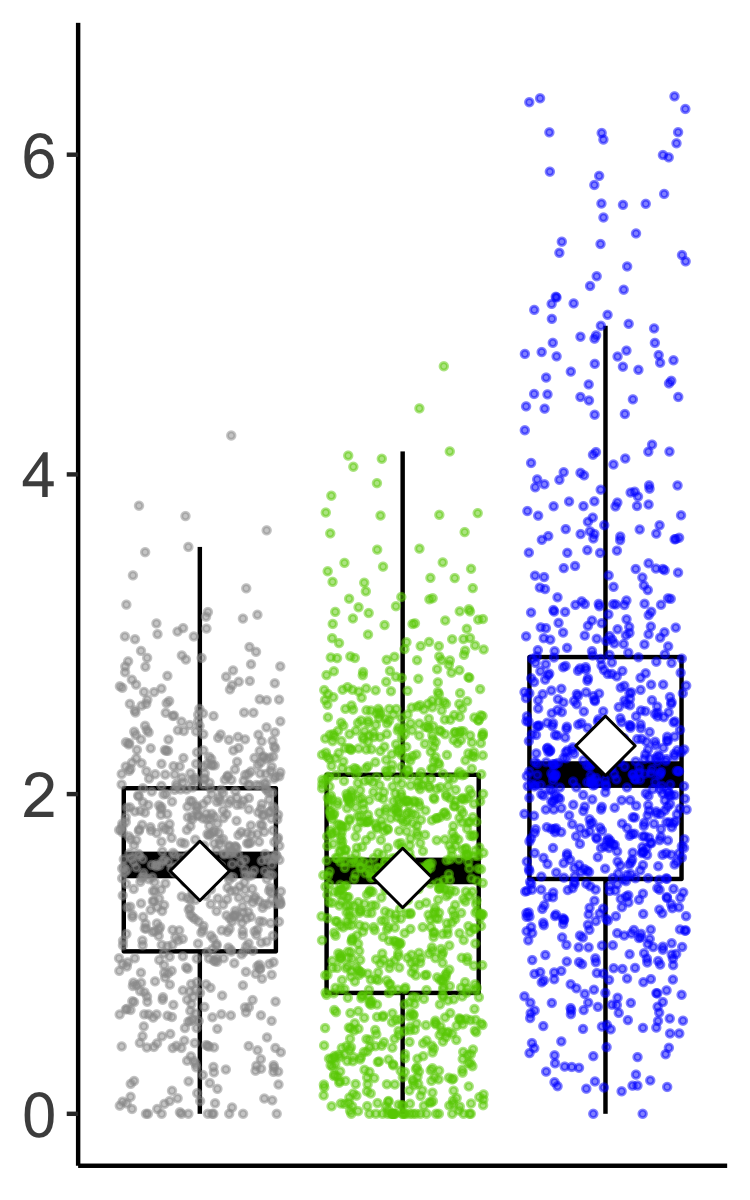

Recreate this plot in R.
#Figure3f

################################################
library(SingleCellExperiment)
library(ggplot2)
library(SingCellaR)
load(file = "../../../Sources/preleukemic.integration.revised.rdata")
################################################
object<-preleukemic.integration
######################################
#enrichment analysis GSVA
# 
normalized.umi<-get_normalized_umi(object)

genes.wnt<-c("ADAM17","AXIN1","AXIN2","CCND2","CSNK1E","CTNNB1","CUL1","DKK1",
        "DKK4","DLL1","DVL2","FRAT1","FZD1","FZD8","GNAI1","HDAC11",
        "HDAC2","HDAC5","HEY1","HEY2","JAG1","JAG2","KAT2A","LEF1","MAML1","MYC","NCOR2","NCSTN","NKD1",
        "NOTCH1","NOTCH4","NUMB","PPARD","PSEN2","PTCH1","RBPJ","SKP2","TCF7","TP53","WNT1","WNT5B","WNT6")

genes<-as.character(genes.wnt)

exprs<-as.matrix(normalized.umi[rownames(normalized.umi) %in% genes,])

#####
MM<-Matrix::colMeans(exprs)
MM.f<-data.frame(score=MM)
colnames(MM.f)<-c("Wnt_signalling_score")
MM2<-subset(MM.f,rownames(MM.f) %in% [email redacted]$Cell)
#####
rownames([email redacted])<-[email redacted]$Cell
my.matrix<-merge([email redacted],MM2,by="row.names")

my.matrix$order<-my.matrix$genotype.classification
my.matrix$order[my.matrix$genotype.classification=="preleukemic"]<-3
my.matrix$order[my.matrix$genotype.classification=="MF"]<-2
my.matrix$order[my.matrix$genotype.classification=="WT"]<-1

ggplot(my.matrix,aes(x=order,y=log2(Wnt_signalling_score+1),colour=order))+
  geom_boxplot(colour="black", outlier.shape = NA,fatten = 6)+
  geom_jitter(size=0.5,alpha=0.5)+
  stat_summary(fun = mean, geom = "point", size = 5,shape=23,fill="white",colour="black")+
  theme_classic()+
  ylim(values=c(0,6.5))+
  scale_color_manual(values=c("grey60","chartreuse3","blue"))+
  theme(panel.grid.major = element_blank(),
        panel.grid.minor = element_blank(),
        axis.ticks.x = element_blank(),
        axis.text.x=element_blank(),
        axis.text.y=element_text(size=15),
        axis.title.x=element_blank(),
        axis.title.y=element_blank(),
        panel.background = element_blank())+
  theme(legend.position = "none")

ggsave(file="Figure3g.png",height = 4,width = 2.5)


# Assess statistical significance

WT.score<-subset(my.matrix,genotype.classification=="WT")
MF.score<-subset(my.matrix,genotype.classification=="MF")
preLSC.score<-subset(my.matrix,genotype.classification=="preleukemic")

wilcox.test(WT.score$Wnt_signalling_score,MF.score$Wnt_signalling_score,paired = FALSE)$p.value
#0.2405874
wilcox.test(WT.score$Wnt_signalling_score,preLSC.score$Wnt_signalling_score,paired = FALSE)$p.value
#7.245258e-50
wilcox.test(MF.score$Wnt_signalling_score,preLSC.score$Wnt_signalling_score,paired = FALSE)$p.value
#1.418687e-61
